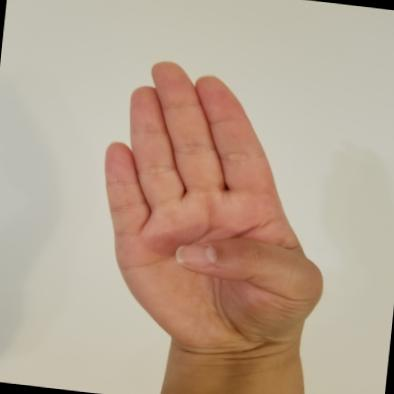
%> input picture Datasets/Task1/Images/img01.jpg, 394 x 394 px; its folder holds only this picture in this run
$ octave task1.m   (GNU Octave 9; MATLAB toolbox functions it lacks are replaced by stand-ins)
%> lines starting %> are read from the running program, lines starting %| are printed output that depends on the picture
%% Read All the Images

%Clear all the variables in the workspace; Clear all the commands in the
%command window; Close all the open figures
clear;clc; close all;

%Change enable to 1 if you want to check the progression of image
%segmentation
enable=0;
if(enable==0)
    fprintf("Intermediate images will not be printed\n");
else
    fprintf("Intermediate images will be printed\n");
end

% maximum height and width of the image to analyse
h=256;w=256;

% Directories path
directory = 'Datasets\Task1\Images'; % Folder where the images are stored
directory_gt= 'Datasets\Task1\Hand_masks'; % Folder where the hand_masks images are stored
folderpath_masks='Results\Task1\BB_Mask\'; % Folder where the masks will be saved
folderpath_Img_bb='Results\Task1\Images_BB\'; % Folder where the images with BB will be stored

% Get a list of all files in the directory
fileList = dir(fullfile(directory, '*.jpg'));

% Loop through the list and read each image
%If you want to test all the images just change the 5 for numel(fileList)
images = cell(1, numel(fileList)); % Initialize cell array to store images
Bounding = cell(1, numel(fileList));

for i = 1:numel(fileList)

    % Get the file name
    fileName = fullfile(directory, fileList(i).name);

    % Read and resize the image
    image = imresize(imread(fileName),[h w]);

    % Store the image in the cell array
    images{i} = image;

end

for j=1:numel(fileList)

    Img=preProcessing(images{j},h,w);

    Img_no_arm=removeArm(Img,enable);

    Img_bb=createBB(Img_no_arm,h,w);

    Img_applied_BB=applyBB(images{j},Img_bb);

    if(enable==1)
        figure();
        subplot(2,2,1);imshow(images{j});title('Original Image');
        subplot(2,2,2);imshow(Img_no_arm);title('Image without Arm');
        subplot(2,2,3);imshow(Img_bb);title('Bounding Box');
        subplot(2,2,4);imshow(Img_applied_BB);title('Bounding Box Applied');
    end

    %store the images
    if(j<10)
        imwrite(Img_bb, strcat(folderpath_masks,'0', int2str(j), '_bb.png'));
        imwrite(Img_applied_BB, strcat(folderpath_Img_bb,'0', int2str(j), '_bb.tif'));

    else
        imwrite(Img_bb, strcat(folderpath_masks, int2str(j), '_bb.png'));
        imwrite(Img_applied_BB, strcat(folderpath_Img_bb, int2str(j), '_bb.tif'));
    end
end
%> this loop made 1 pass
%> (bb in createBB, beg_col in createBB, end_col in createBB, beg_row in createBB, end_row in createBB) on pass 1: ([68.5 40.5 142 187], 69, 210, 41, 227)
%> pass 1, in preProcessing, `Cb=YCbCr(:,:,2);`:
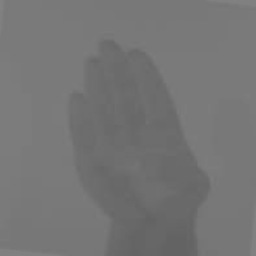
%> Cb: size 256x256 uint8; min 99, max 130, mean 116.8
%> pass 1, in preProcessing, `Cr=YCbCr(:,:,3);`:
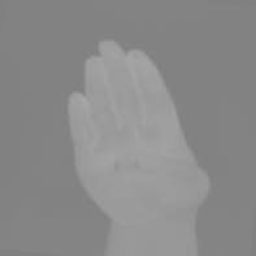
%> Cr: size 256x256 uint8; min 125, max 169, mean 138.2

 applyJaccard(directory_gt,folderpath_masks,h,w);

%% Functions that will be used

function output=preProcessing(img,h,w)

    %YCbCr
    YCbCr=rgb2ycbcr(img);
    Cb=YCbCr(:,:,2);
    Cr=YCbCr(:,:,3);
    %HSV
    HSV=rgb2hsv(img);
    H=HSV(:,:,1);

    [r,c,~]=find(Cr >= 140 & Cr <= 160 & Cb >= 95 & Cb <= 170 & H<0.9);

    img_S_e = zeros(h, w);
    numind = size(r);

    for i=1:numind
        img_S_e(r(i),c(i)) = 1;
    end

    [L,~]=bwlabel(img_S_e);

    s=regionprops(L,'PixelIdxList','Area','BoundingBox','Centroid');

    idx=[s.Area]>=5000;
    if(find(idx==1))
        idx_to_keep = [s.Area] >= 5000;
    else
        idx_to_keep = [s.Area] >= 2000;
    end

    skin_px = zeros(h, w);
    for i = 1:size(idx_to_keep,2)
        if(idx_to_keep(i)==1)
            [r,c,~] = find(L==i);
            numind = size(r,1);
            for k=1:numind
                skin_px(r(k),c(k)) = 1;
            end
        end
    end

    output=skin_px;
end

function output=removeArm(inputImage,enable)

    %Display the input image if enable is true
    if(enable==1)
        figure;
        subplot(1,2,1);imshow(inputImage); title('Input Image');
    end

    lastRow = size(inputImage, 1);

    while true
        %From the last row of the image find where the 1 stop converging
        %This is the point where the arm starts
        %Find the last row of the image
        %Find the first column where the pixel value is 1
        firstColumn = find(inputImage(lastRow, :) == 1, 1, 'first');
        %Find the last column where the pixel value is 1
        lastColumn = find(inputImage(lastRow, :) == 1, 1, 'last');

        if(firstColumn ~= size(inputImage, 2))
            break;
        elseif(lastRow ~= size(inputImage, 1)/2)
            lastRow = lastRow - 1;
        end
    end

    % Find the row where the arm stops from converging
    firstRow = lastRow;
    for row = lastRow-1:-1:1
        % Check if the pixel value is not 1
        if(lastColumn>=255)
            continue
        end
        if (inputImage(row, lastColumn+1) ~= 1)
            lastRow = row + 1;
            break;
        else
            % Update the lastColumn
            lastColumn = find(inputImage(lastRow, :) == 1, 1, 'last');
        end
    end

    for row = firstRow:-1:size(inputImage, 1)/4
        %if these 3 pixels are not 1 then the arm stops converging
        if(firstColumn<=2)
            continue
        end
        if(inputImage(row, firstColumn-1) ~= 1)
            firstRow = row + 1;
            %update the first column
            firstColumn = find(inputImage(row, :) == 1, 1, 'first');
            continue;
        else
            firstRow = row;
            break;
        end
    end

    %Remove the arm from the image
    %Set the pixel values of the arm to 0
    ristRow = round(max((min(firstRow,lastRow)+(max(firstRow,lastRow)-min(lastRow,firstRow) )/4), size(inputImage, 1)/2));
    inputImage(ristRow:size(inputImage,1), :) = 0;

    if(enable==1)
         %Display the image with the arm removed
        subplot(1,2,2);imshow(inputImage); title('Image with Arm Removed');
        disp(['Rist Row: ', num2str(ristRow)]);
    end

    output=inputImage;
end

function output=createBB(inputImage,h,w)
    [L,~]=bwlabel(inputImage);

    s=regionprops(L,'PixelIdxList','Area','BoundingBox','Centroid');
    a_max=0;
    i_max=0;

    %find the maximum area value
    for i=1:size(s,1)
        if(s(i).Area>a_max)
            i_max=i;
            a_max=s(i).Area;
        end
    end

    bb=s(i_max).BoundingBox;

    % Create BB image
    %find the first and last column
    beg_col = ceil(bb(1)); end_col = beg_col + bb(3) - 1;
    %find the first and last row
    beg_row = ceil(bb(2)); end_row = beg_row + bb(4) - 1;

    bb_img = zeros(h, w);
    for i = beg_row:end_row
        for n = beg_col:end_col
            bb_img(i, n) = 1;
        end
    end

    output=bb_img;
end

function applyJaccard(directory_gt,directory_Hand_masks,h,w)
%> called with directory_gt = 'Datasets\Task1\Hand_masks', directory_Hand_masks = 'Results\Task1\BB_Mask\', h = 256, w = 256
    fileList1 = dir(fullfile(directory_gt, '*.png'));

    gt = cell(1, numel(fileList1));

    for i = 1:numel(fileList1)

        % Get the file name
        fileName = fullfile(directory_gt, fileList1(i).name);
        % Read and resize the image
        image = imresize(imread(fileName),[h w]);

        % Store the image in the cell array

        gt{i} = image;
    end

    fileList2 = dir(fullfile(directory_Hand_masks, '*.png'));
    result = cell(1, numel(fileList2));

    TP=0;FP=0;FN=0;

    for i = 1:numel(fileList2)

        % Get the file name
        fileName = fullfile(directory_Hand_masks, fileList2(i).name);

        % Read and resize the image
        image = imresize(imread(fileName),[h w]);

        % Store the image in the cell array

        result{i} = image;
    end


    for i=1:numel(fileList1)
        similarity = jaccard(imbinarize(result{i}),gt{i});
        if similarity >= 0.5
            TP = TP+1;
        elseif similarity > 0
            FP = FP+1;
        else
            FN = FN+1;
            disp(['false negative: ', num2str(i)]);
        end
    end

    R= TP/(TP+FN);
    P= TP/(TP+FP);
    F1 = 2*P*R/(P+R);

    fprintf("\nResults:\n");
    T = table(TP, FP, FN, R, P, F1, 'VariableNames', {'True Positives(TP)', 'False Positives(FP)', 'False Negatives(FN)', 'Recall', 'Precision', 'F1'});
    disp(T);
end

function output=applyBB(inputOriginal, inputBB)
    % Apply the bounding box to the original image
    % Find the first and last row and column of the bounding box
    [r, c] = find(inputBB == 1);
    firstRow = min(r); lastRow = max(r);
    firstColumn = min(c); lastColumn = max(c);

    %apply the Bounding box
    inputOriginal(1:firstRow, :) = 0;
    inputOriginal(lastRow:end, :) = 0;
    inputOriginal(:, 1:firstColumn, :) = 0;
    inputOriginal(:, lastColumn:end,:) = 0;

    output=inputOriginal;
end

$ run again, on Datasets/Task1/Images/img05.jpg
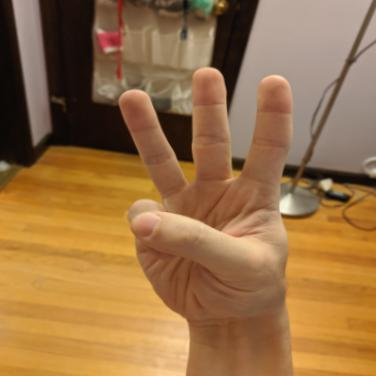
%> input picture Datasets/Task1/Images/img05.jpg, 376 x 376 px
%> the loop `for j=1:numel(fileList)` made 1 pass
%> (bb in createBB, beg_col in createBB, end_col in createBB, beg_row in createBB, end_row in createBB) on pass 1: ([0.5 0.5 256 251], 1, 256, 1, 251)
%> pass 1, in preProcessing, `Cb=YCbCr(:,:,2);`:
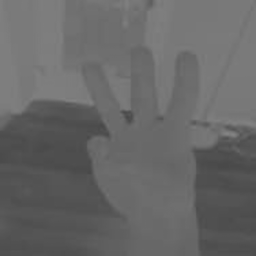
%> Cb: size 256x256 uint8; min 72, max 132, mean 103
%> pass 1, in preProcessing, `Cr=YCbCr(:,:,3);`:
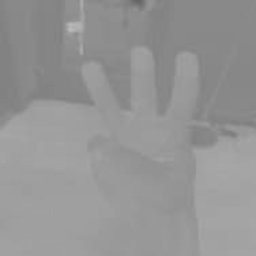
%> Cr: size 256x256 uint8; min 101, max 187, mean 148.6

$ run again, on Datasets/Task1/Images/img06.jpg
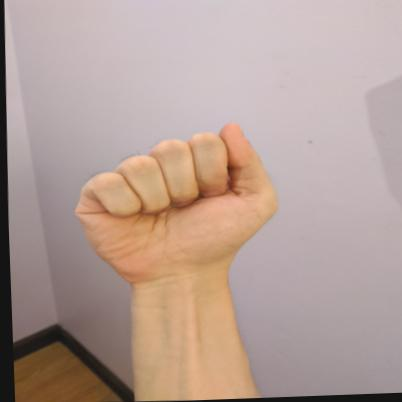
%> input picture Datasets/Task1/Images/img06.jpg, 402 x 402 px
%> the loop `for j=1:numel(fileList)` made 1 pass
%> (bb in createBB, beg_col in createBB, end_col in createBB, beg_row in createBB, end_row in createBB) on pass 1: ([47.5 78.5 131 76], 48, 178, 79, 154)
%> pass 1, in preProcessing, `Cb=YCbCr(:,:,2);`:
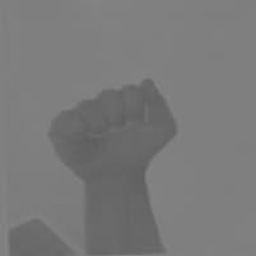
%> Cb: size 256x256 uint8; min 93, max 133, mean 121.3
%> pass 1, in preProcessing, `Cr=YCbCr(:,:,3);`:
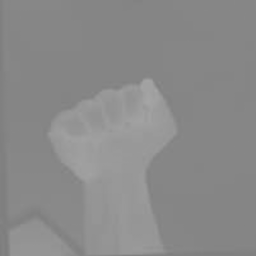
%> Cr: size 256x256 uint8; min 125, max 165, mean 137.9

$ run again, on Datasets/Task1/Images/img07.jpg
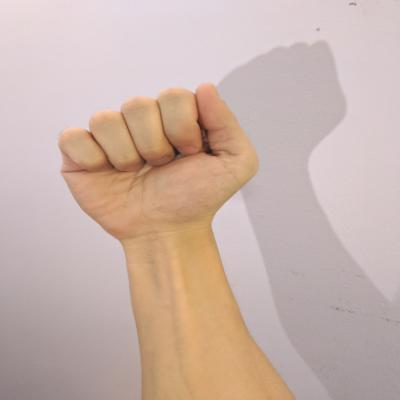
%> input picture Datasets/Task1/Images/img07.jpg, 400 x 400 px
%> the loop `for j=1:numel(fileList)` made 1 pass
%> (bb in createBB, beg_col in createBB, end_col in createBB, beg_row in createBB, end_row in createBB) on pass 1: ([37.5 53.5 137 180], 38, 174, 54, 233)
%> pass 1, in preProcessing, `Cb=YCbCr(:,:,2);`:
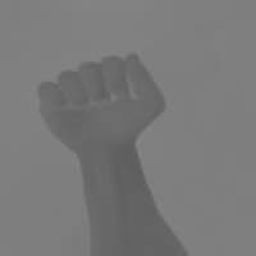
%> Cb: size 256x256 uint8; min 91, max 135, mean 121
%> pass 1, in preProcessing, `Cr=YCbCr(:,:,3);`:
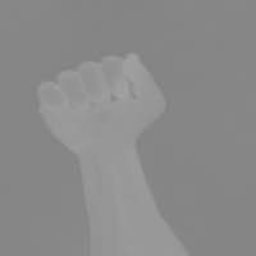
%> Cr: size 256x256 uint8; min 127, max 164, mean 138.2

$ run again, on Datasets/Task1/Images/img02.jpg
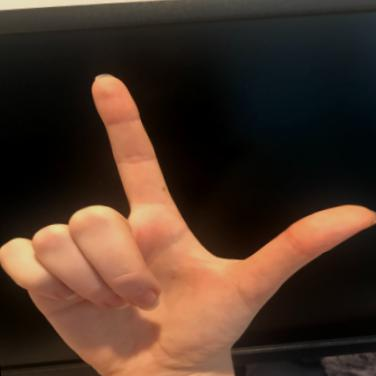
%> input picture Datasets/Task1/Images/img02.jpg, 376 x 376 px
%> the loop `for j=1:numel(fileList)` made 1 pass
%> (bb in createBB, beg_col in createBB, end_col in createBB, beg_row in createBB, end_row in createBB) on pass 1: ([0.5 50.5 256 204], 1, 256, 51, 254)
%> pass 1, in preProcessing, `Cb=YCbCr(:,:,2);`:
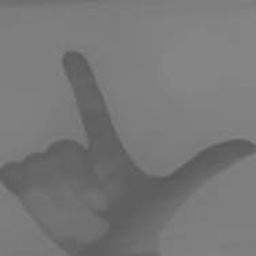
%> Cb: size 256x256 uint8; min 87, max 134, mean 119.1
%> pass 1, in preProcessing, `Cr=YCbCr(:,:,3);`:
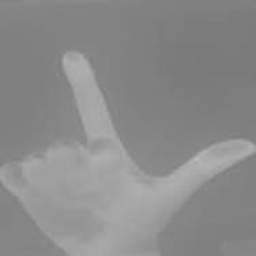
%> Cr: size 256x256 uint8; min 121, max 185, mean 138.5
